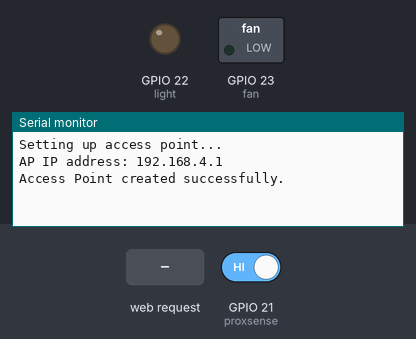
The sketch below on a simulated ESP32. Shown: switched loads named in the sketch (green lamp = pin HIGH), output pins drawn as LEDs (lit = HIGH), the last lines printed to the serial monitor. The inputs (shaded band) are chosen by the test bench; at power-on: GPIO 21 (proxsense) HIGH.

Above: at 2.2 s.
2.3 s: HTTP request GET /light/on received
At 6.2 s:
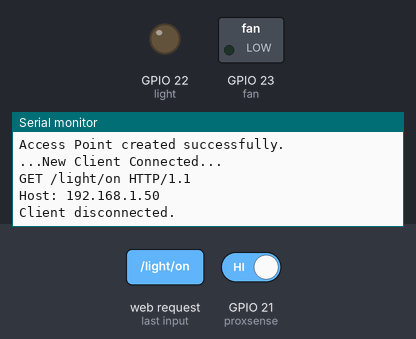
7.3 s: HTTP request GET /light/off received
At 9.4 s:
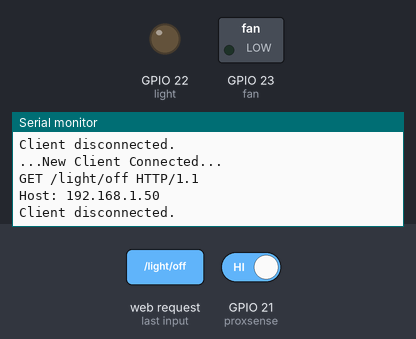
12.3 s: HTTP request GET /fan/on received
At 13.8 s:
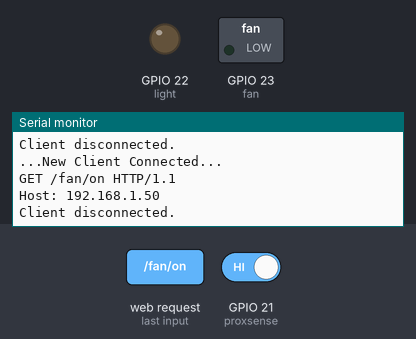

Measured:
- after the input at 2.3 s, the serial monitor: prints a new line after 2.7 s (image 1)
- after the input at 7.3 s, the serial monitor: prints a new line after 1.7 s (image 2)
- after the input at 12.3 s, the serial monitor: prints a new line after 0.71 s (image 3)

The sketch:

Code.ino
```cpp
#include <WiFi.h>
#include "DHT.h"

const char* ssid = "ESP32_ACCESS_POINT";
const char* password = "pass";

const int proxsense = 21;
const int darksense = 25;
const int tempsense = 26;

const int light = 22;
const int fan = 23;

const int templim1 = 29;
const int templim2 = 27;
int proxcheck = 0;
bool userin = false;

WiFiServer server(80);
DHT tempdht(tempsense, DHT11);

String header;
String mode = "auto";
String lightstate = "off";
String fanstate = "off";

unsigned long currentTime = millis();
unsigned long previousTime = 0;
const long timeoutTime = 10000;

void setup() {
  Serial.begin(115200);
  delay(1000);

  pinMode(light, OUTPUT);
  digitalWrite(light, LOW);
  pinMode(fan, OUTPUT);
  digitalWrite(fan, LOW);

  pinMode(proxsense, INPUT);
  pinMode(darksense, INPUT);
  pinMode(tempsense, INPUT);

  Serial.println("Setting up access point...");
  WiFi.softAP(ssid, password);

  IPAddress IP = WiFi.softAPIP();
  Serial.print("AP IP address: ");
  Serial.println(IP);

  if (IP) {
    Serial.println("Access Point created successfully.");
  }
  else {
    Serial.println("Failed to create Access Point.");
  }

  tempdht.begin();
  server.begin();
}


void loop() {
  WiFiClient client = server.available();

  if (client) {
    currentTime = millis();
    previousTime = currentTime;
    Serial.println("...New Client Connected...");
    String currentLine = "";

    while (client.connected() && (currentTime - previousTime) <= timeoutTime) {

      currentTime = millis();
      if (client.available()) {
        char c = client.read();
        Serial.write(c);
        header += c;
        if (c == '\n') {
          if (currentLine.length() == 0) {
            client.println("HTTP/1.1 200 OK");
            client.println("Content-type:text/html");
            client.println("Connection: close");
            client.println();

            sendHTML(client);

            if (mode == "manual") {
              if (header.indexOf("GET /light/on") >= 0) {
                Serial.println("Light ON");
                lightstate = "on";
                digitalWrite(light, HIGH);
                Serial.println("Light turned ON");
              }
              else if (header.indexOf("GET /light/off") >= 0) {
                Serial.println("Light OFF");
                lightstate = "off";
                digitalWrite(light, LOW);
                Serial.println("Light turned OFF");
              }

              if (header.indexOf("GET /fan/on") >= 0) {
                Serial.println("Fan ON");
                fanstate = "on";
                digitalWrite(fan, HIGH);
                Serial.println("Fan turned ON");
              }
              else if (header.indexOf("GET /fan/off") >= 0) {
                Serial.println("Fan OFF");
                fanstate = "off";
                digitalWrite(fan, LOW);
                Serial.println("Fan turned OFF");
              }
            }

            if (header.indexOf("GET /mode/manual") >= 0) {
              Serial.println("Mode MANUAL");
              mode = "manual";
              Serial.println("Mode set to MANUAL");
            }
            else if (header.indexOf("GET /mode/auto") >= 0) {
              Serial.println("Mode AUTO");
              mode = "auto";
              Serial.println("Mode set to AUTO");
            }

            break;
          }
          else {
            currentLine = "";
          }
        }
        else if (c != '\r') {
          currentLine += c;
        }
      }
    }

    header = "";
    client.stop();
    Serial.println("Client disconnected.");
    Serial.println("");
  }

  if (mode == "auto") {
    automode();
  }
}

void sendHTML(WiFiClient client) {
  client.println("<!DOCTYPE html><html>");
  client.println("<head><meta name=\"viewport\" content=\"width=device-width, initial-scale=1\">");
  client.println("<link rel=\"icon\" href=\"data:,\">");

  client.println("<style>html { font-family: monospace; display: inline-block; margin: 0px auto; text-align: center;}");
  client.println(".button { background-color: yellowgreen; border: none; color: white; padding: 16px 40px;");
  client.println("text-decoration: none; font-size: 32px; margin: 2px; cursor: pointer;}");
  client.println(".button2 {background-color: gray;}</style></head>");

  client.println("<body><h1>ESP32 Web Server</h1>");
  client.println("<p>Control Light and Fan State</p>");

  if (lightstate == "off") {
    client.println("<p><a href=\"/light/on\"><button class=\"button\">ON</button></a></p>");
  }
  else {
    client.println("<p><a href=\"/light/off\"><button class=\"button button2\">OFF</button></a></p>");
  }

  if (fanstate == "off") {
    client.println("<p><a href=\"/fan/on\"><button class=\"button\">ON</button></a></p>");
  }
  else {
    client.println("<p><a href=\"/fan/off\"><button class=\"button button2\">OFF</button></a></p>");
  }

  if (mode == "auto") {
    client.println("<p><a href=\"/mode/manual\"><button class=\"button button2\">AUTO</button></a></p>");
  }
  else {
    client.println("<p><a href=\"/mode/auto\"><button class=\"button\">MANUAL</button></a></p>");
  }

  client.println("</body></html>");

  client.println();
}

void automode() {
  delay(2000);
  proxcheck = digitalRead(proxsense);
  if (proxcheck == 0) {
    proxcheck = 1;
    userin = !userin;

    if (userin == true) {
      delay(2000);
      float temp = tempdht.readTemperature();
      int dark = digitalRead(darksense);

      if (temp >= templim1) {
        digitalWrite(fan, HIGH);
        fanstate = "on";
      }
      else if (temp <= templim2) {
        digitalWrite(fan, LOW);
        fanstate = "off";
      }

      if (dark == 0) {
        digitalWrite(light, HIGH);
        lightstate = "on";
      }
      else {
        digitalWrite(light, LOW);
        lightstate = "off";
      }
    }
    else {
      digitalWrite(light, LOW);
      digitalWrite(fan, LOW);
    }
  }
  delay(2000);
}
```
